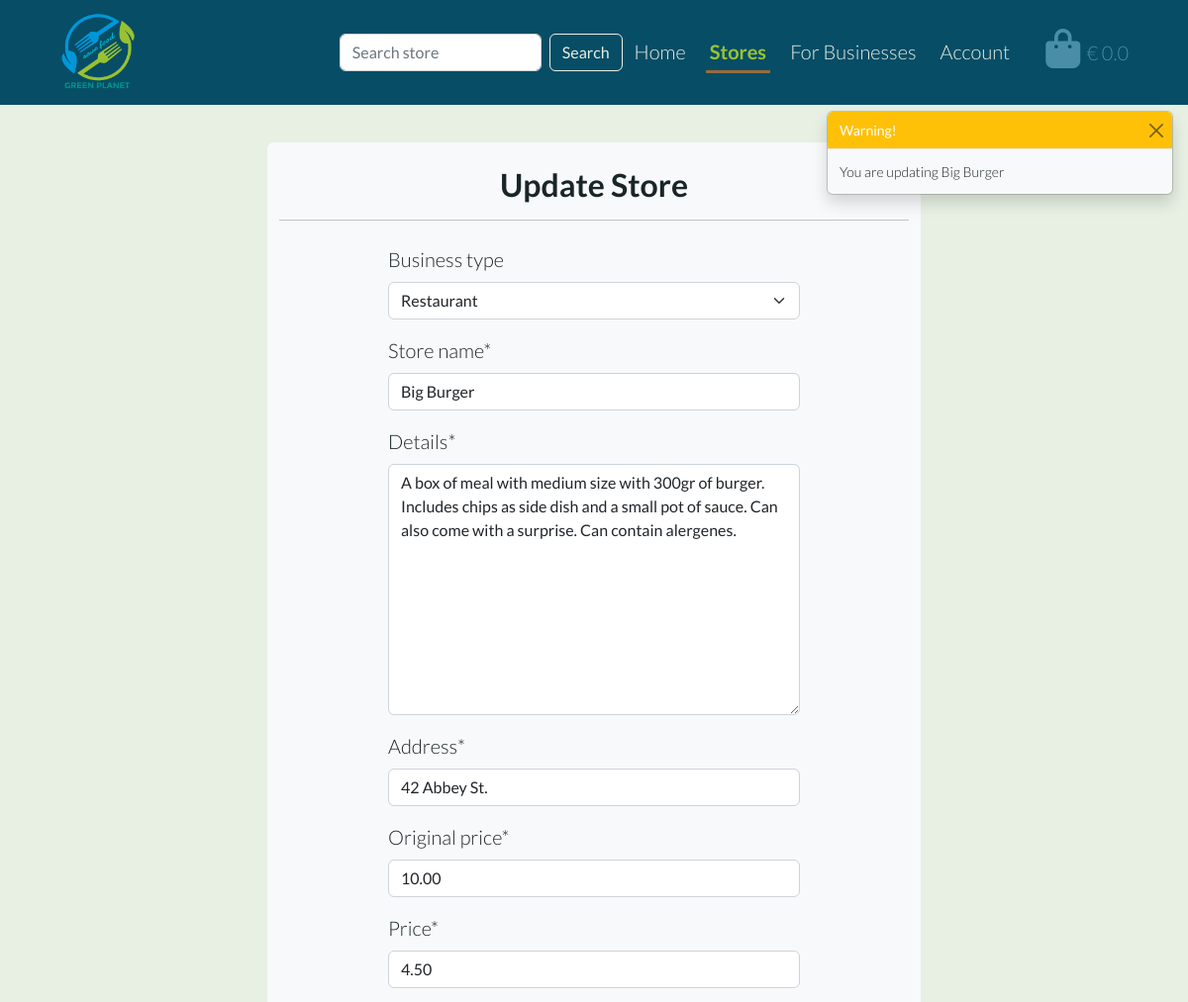
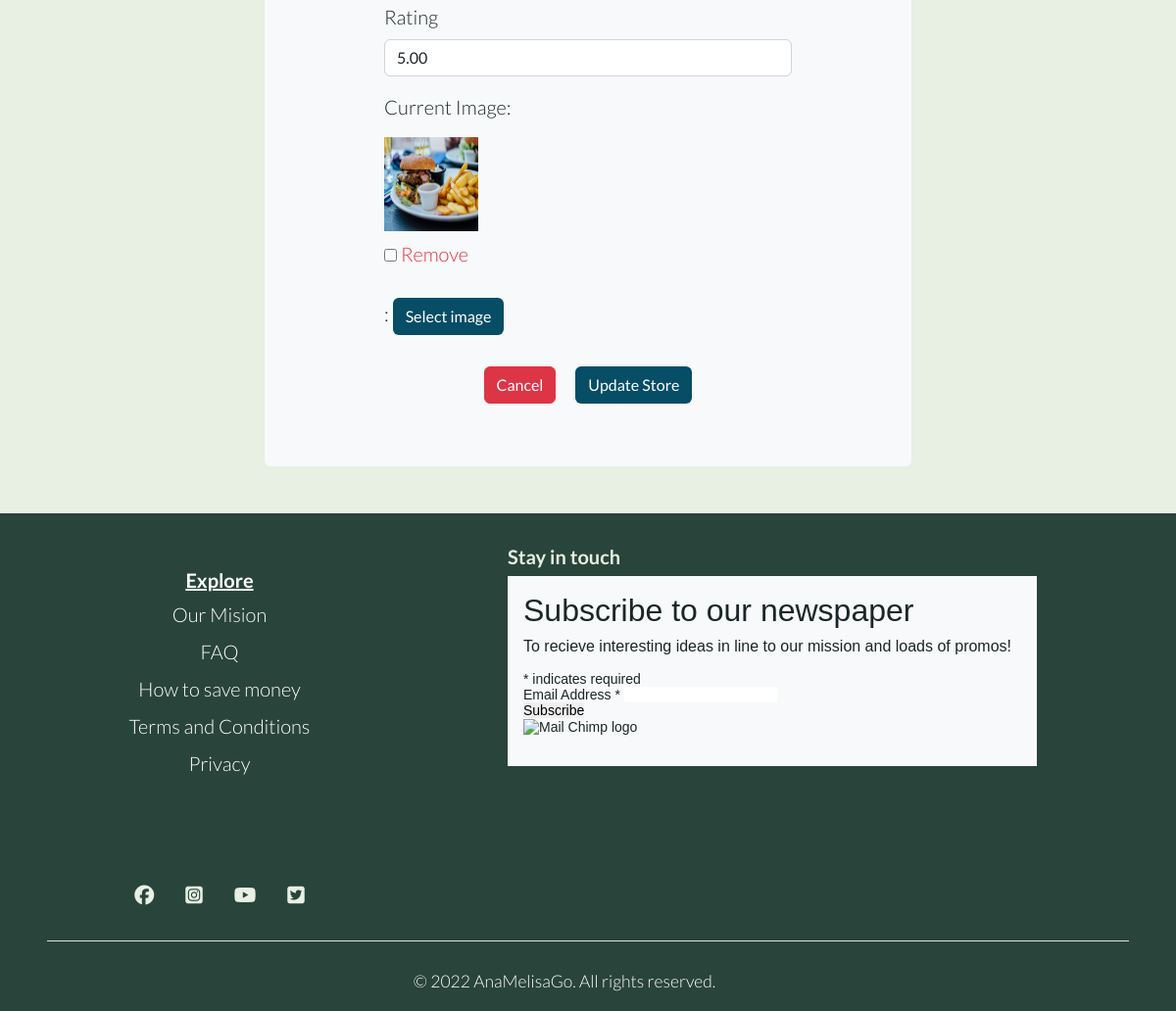
/stores/edit_store/1/ (signed in), run on the app's committed database (2 pictures, top to bottom).
### store/models.py (models this page shows)
class Store(models.Model):
    business_type = models.ForeignKey(
        'BusinessType', null=True, blank=True, on_delete=models.SET_NULL
    )
    store_name = models.CharField(max_length=255)
    details = models.TextField()
    address = models.CharField(max_length=255)
    original_price = models.DecimalField(max_digits=4, decimal_places=2)
    price = models.DecimalField(max_digits=4, decimal_places=2)
    rating = models.DecimalField(
        max_digits=4, decimal_places=2, null=True, blank=True
    )
    favourites = models.ManyToManyField(
        User, related_name='favourite', default=None, blank=True
    )
    image = models.ImageField(null=True, blank=True)
    def __str__(self):
        return self.store_name

### store/views.py (the view)
# urls.py: path('edit_store/<int:store_id>/', views.edit_store, name='edit_store'),
@login_required
def edit_store(request, store_id):
    if not request.user.is_superuser:
        messages.error(request, 'RESTRICTED PAGE! Only staff members\
             can access this page. Sorry!')
        return redirect(reverse('home'))
    store = get_object_or_404(Store, pk=store_id)
    if request.method == 'POST':
        form = StoreForm(request.POST, request.FILES, instance=store)
        if form.is_valid():
            form.save()
            messages.info(request, 'You  have updated this store!')
            return redirect(reverse('store_detail', args=[store.id]))
        else:
            messages.error(request,
                           ('Update error. '
                            'Please make sure the form is valid.'))
    else:
        form = StoreForm(instance=store)
        messages.warning(request, f'You are updating {store.store_name}')
    template = 'stores/edit_store.html'
    context = {
        'stores': 'active',
        'form': form,
        'store': store,
    }
    return render(request, template, context)

### store/forms.py
class StoreForm(forms.ModelForm):
    class Meta:
        model = Store
        exclude = ('favourites',)
    image = forms.ImageField(
        label='Image', required=False, widget=CustomClearableFileInput
    )
    def __init__(self, *args, **kwargs):
        super().__init__(*args, **kwargs)
        business_type = BusinessType.objects.all()
        friendly_names = [(b.id, b.get_friendly_name()) for b in business_type]
        self.fields['business_type'].choices = friendly_names

### bag/contexts.py (called while the page is built, shortened)
def bag_contents(request):
    b_type = BusinessType.objects.all()
    bag_items = []
    grand_total = 0
    bag = request.session.get('bag', {})
    context = {
        'bag_items': bag_items,
        'grand_total': grand_total,
        'b_type': b_type,
    }
    return context

### store/models.py (called while the page is built)
    def get_friendly_name(self):
        return self.friendly_name

### store/templates/stores/edit_store.html (shortened to what this page needs)
{% extends "base.html" %}
{% load static %}
{% load crispy_forms_tags %}
{% block content %}
<div class="container-add py-3 mt-md-5 mt-4 mb-5 bg-light rounded py-2">
    <div class="row">
        <div class="col-12 text-center py-2">
            <h2 class="fw-bold">Update Store</h2>
            <hr class="my-3">
        </div>
    </div>
    <div class="row d-flex justify-content-center">
        <div class="col-12 col-md-10 col-lg-8">
            <form method="POST" action="{% url 'edit_store' store.id %}" class="form mb-5" enctype="multipart/form-data">
                {% for field in form %}
                    {% if field.name != 'image' %}
                        {{ field | as_crispy_field }}
                    {% else %}
                        {{ field }}
                    {% endif %}
                {% endfor %}
                <div class="text-center">
                    <a href="{% url 'all_stores' %}" class="btn btn-danger mx-2 mt-3">Cancel</a>
                    <button class="btn btn-dark-ocean mx-2 mt-3" type="submit">Update Store</button>
                </div>
            </form>
        </div>
    </div>
</div>
{% endblock %}

### static/css/base.css (style rules this page uses)
:root { --planet-trans-cloud: rgba(194, 219, 232, 0.75); --planet-trans-black: rgba(26, 38, 38, 0.3); --planet-black-night: #1a2626; --planet-dark-tree: #29443b; --planet-dark-ocean: #074d66; --planet-sky-blue: #4a8da7; --planet-white-leaf: #e7f0e3; --planet-brown-leaf: #946C3E; --planet-yellow-leaf: #99C233; }
* { padding: 0; margin: 0; border: none; }
html { height: 100%; }
body { background-color: var(--planet-white-leaf); font-weight: 300; color: var(--planet-black-night); font-size: 20px; font-family: 'Lato', sans-serif; }
a { color: var(--planet-black-night); text-decoration: none; }
.btn-dark-ocean { background-color: var(--planet-dark-ocean); color: #fff; }
.container-add { max-width: 660px; --bs-gutter-x: 1.5rem; --bs-gutter-y: 0; width: 100%; padding-right: calc(var(--bs-gutter-x) * .5); padding-left: calc(var(--bs-gutter-x) * .5); margin-right: auto; margin-left: auto; }

### data on the page
Store: business_type "Restaurant" "Big Burger" "A box of meal with medium size with 300gr of burger. Includes chips as side dish and a small pot of sauce. Can also come with a surprise. Can contain alergenes." "42 Abbey St." "10.00" "4.50" "5.00"

### other printed values
{{ message }} "You are updating Big Burger"
{{ widget.initial_text }} "Current Image"
{{ widget.clear_checkbox_label }} "Remove"
